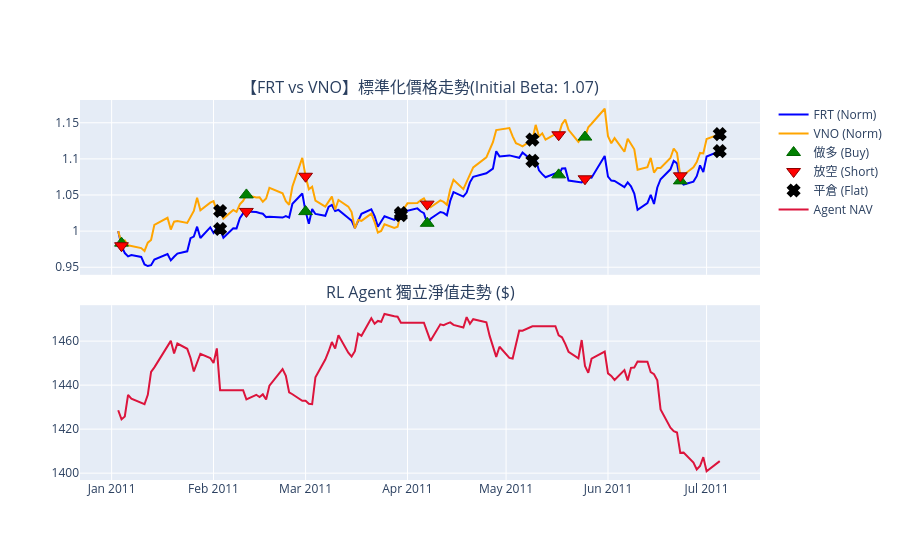
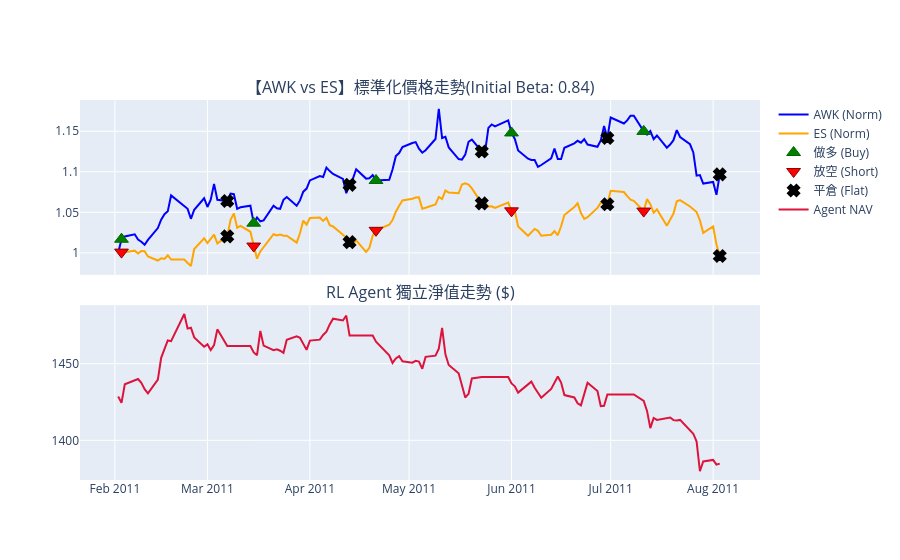
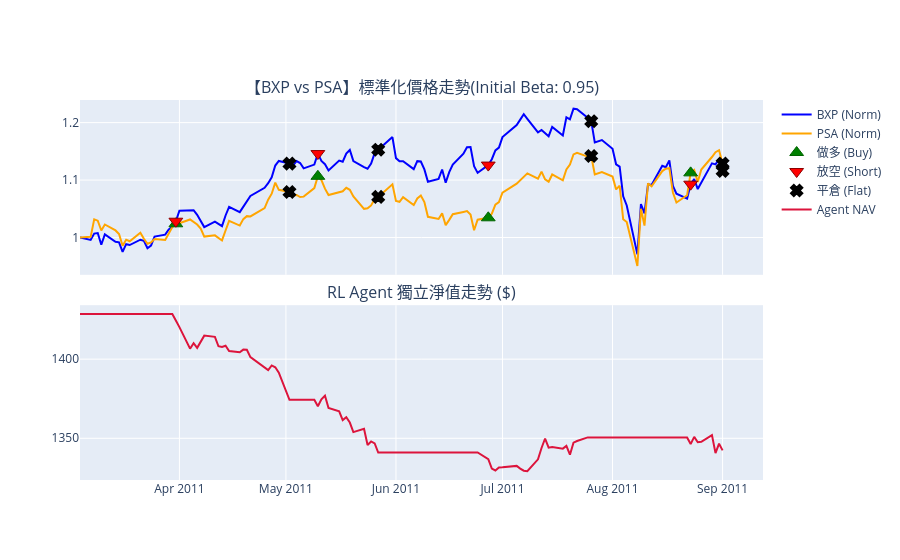
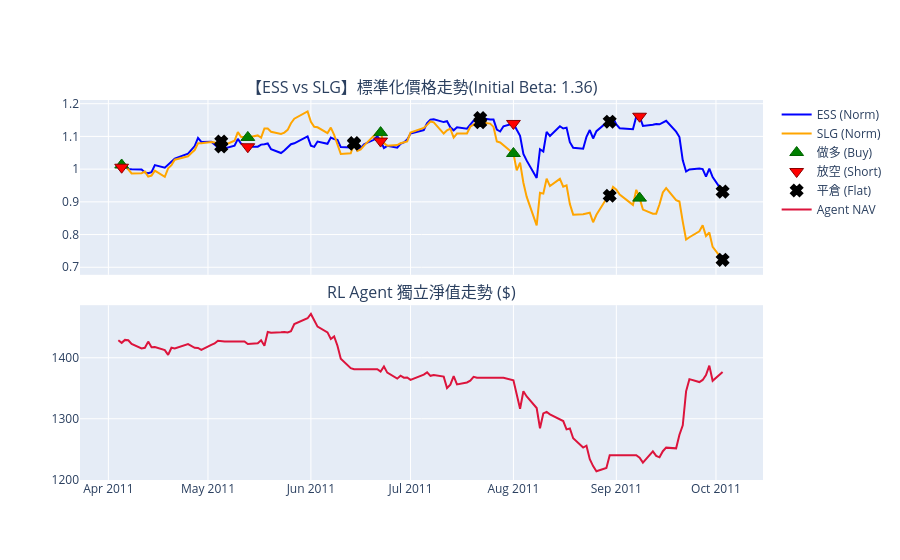

The cell these charts' notebook holds for them, in order:
### Code cell
# ==========================================
# 執行區域 (Main Block)
# ==========================================
if __name__ == "__main__":
    start_wall_time = time.time()
    start_timestamp = datetime.now().strftime("%Y-%m-%d %H:%M:%S")
    print(f"訓練開始時間: {start_timestamp}")

    data_fetcher = FetchDataRL(
        db_path=DB_PATH,
        start_date=START_DATE,
        end_date=END_DATE,
        target_sector=TARGET_SECTOR,
        use_dynamic=USE_DYNAMIC_SECTORS,
        min_days=MIN_HISTORY_DAYS,
        imputed_path=IMPUTED_SECTOR_PATH
    )
    prices_raw, price_pivot, vix_features, sector_map = data_fetcher.fetch_and_preprocess()

    wfo_engine = RLPairsTradingWFO(price_pivot, vix_features, sector_map)
    
    # 【執行控制】移除了每個視窗的長條圖參數，維持程式執行流暢度
    wfo_engine.run_wfo(
        plot_sample_pairs=True,     # 顯示單一配對走勢
        max_plots=10, 
        target_plot_pairs=None
    )
    
    # 全部跑完後，會在這裡一次性印出「產業別長條圖」、「全配對長條圖」以及「最終淨值走勢圖」
    wfo_engine.print_and_plot()

    end_wall_time = time.time()
    total_seconds = end_wall_time - start_wall_time
    hours = int(total_seconds // 3600)
    minutes = int((total_seconds % 3600) // 60)
    seconds = int(total_seconds % 60)
    
    print(f"\n訓練結束時間: {datetime.now().strftime('%Y-%m-%d %H:%M:%S')}")
    print(f"總共執行耗時: {hours} 小時 {minutes} 分 {seconds} 秒")
